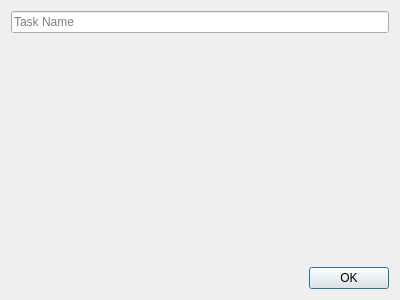
<?xml version="1.0" encoding="UTF-8"?>
<ui version="4.0">
 <class>NewTask</class>
 <widget class="QDialog" name="NewTask">
  <property name="geometry">
   <rect>
    <x>0</x>
    <y>0</y>
    <width>400</width>
    <height>300</height>
   </rect>
  </property>
  <property name="windowTitle">
   <string>New task</string>
  </property>
  <layout class="QVBoxLayout" name="verticalLayout">
   <item>
    <widget class="QLineEdit" name="taskName">
     <property name="placeholderText">
      <string>Task Name</string>
     </property>
    </widget>
   </item>
   <item>
    <spacer name="verticalSpacer">
     <property name="orientation">
      <enum>Qt::Vertical</enum>
     </property>
     <property name="sizeHint" stdset="0">
      <size>
       <width>20</width>
       <height>40</height>
      </size>
     </property>
    </spacer>
   </item>
   <item>
    <layout class="QHBoxLayout" name="horizontalLayout">
     <item>
      <spacer name="horizontalSpacer">
       <property name="orientation">
        <enum>Qt::Horizontal</enum>
       </property>
       <property name="sizeHint" stdset="0">
        <size>
         <width>40</width>
         <height>20</height>
        </size>
       </property>
      </spacer>
     </item>
     <item>
      <widget class="QPushButton" name="okButton">
       <property name="text">
        <string>OK</string>
       </property>
      </widget>
     </item>
    </layout>
   </item>
  </layout>
 </widget>
 <resources/>
 <connections/>
</ui>
